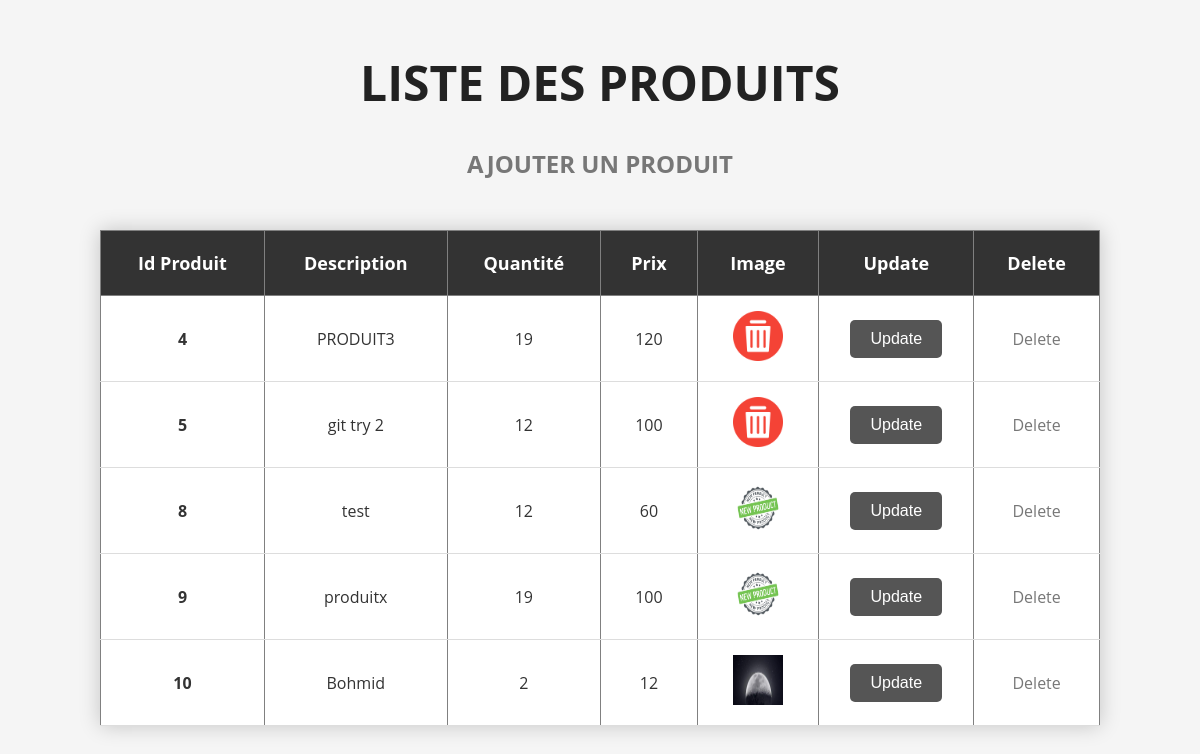
Screenshot of /gestion_produits/view/listProduit.php with the database file from the repository.
### tables this page shows
CREATE TABLE `produits` (
  `IdProd` int(11) NOT NULL,
  `Description` varchar(50) NOT NULL,
  `Quantite` int(11) NOT NULL,
  `Prix` float NOT NULL,
  `image` varchar(255) NOT NULL
);

### gestion_produits/controller/ProduitP.php (called while the page is built, shortened)
<?php
class ProduitC
{
    public function getImageByIdProduit($id_prod) {
        $sql = "SELECT image FROM produits WHERE IdProd = :IdProd";
        $db = config::getConnexion();
        try {
            $query = $db->prepare($sql);
            $query->bindParam(':IdProd', $id_prod);
            $query->execute();
            $result = $query->fetch(PDO::FETCH_ASSOC);
            return $result['image'];
        } catch (PDOException $e) {
            echo 'Error: ' . $e->getMessage();
        }
    }
    function listProduits()
    {
        $sql = "SELECT * FROM produits";
        $db = config::getConnexion();
        try {
            $query = $db->query($sql);
            $produits = $query->fetchAll(PDO::FETCH_ASSOC);
            return $produits;
        } catch (Exception $e) {
            echo 'Error: ' . $e->getMessage();
        }
    }
}

### gestion_produits/view/listProduit.php (the view, shortened to what this page needs)
<?php
include '../Controller/ProduitP.php';
$produitC = new ProduitC();
$list = $produitC->listProduits();
?>
<!DOCTYPE html>
<html>
<head>
    <link rel="stylesheet" type="text/css" href="stylev.css">
</head>
<body>
    <center>
        <h1>Liste Des Produits</h1>
        <h2>
            <a href="addProduit.php">Ajouter un produit</a>
        </h2>
    </center>
    <table border="1" align="center" width="70%">
        <tr>
            <th>Id Produit</th>
            <th>Description</th>
            <th>Quantité</th>
            <th>Prix</th>
            <th>Image</th>
            <th>Update</th>
            <th>Delete</th>
        </tr>
        <?php
        foreach ($list as $produit) {
        ?>
            <tr>
                <td><?= $produit['IdProd']; ?></td>
                <td><?= $produit['Description']; ?></td>
                <td><?= $produit['Quantite']; ?></td>
                <td><?= $produit['Prix']; ?></td>
                <td align="center">
                    <?php
                    $nomImage = $produitC->getImageByIdProduit($produit['IdProd']);
                    $myArray = explode('/', $nomImage);
                    $name = $myArray[sizeof($myArray)-1];
                    if (!empty($nomImage)) {
                        $cheminImage = "http://localhost/gestion_produits/view/image_bdd/" . $name;
                        ?>
                        <img src="<?php echo $cheminImage; ?>" alt="Image du produit" style="width: 50px; height: 50px;">
                        <?php
                    } else {
                        echo "Aucune image disponible";
                    }
                    ?>
                </td>
                <td align="center">
                    <form method="POST" action="updateProduit.php">
                        <input type="submit" name="update" value="Update">
                    </form>
                </td>
                <td>
                    <a href="deleteProduit.php?IdProd=<?php echo $produit['IdProd']; ?>">Delete</a>
                </td>
            </tr>
        <?php
        }
        ?>
    </table>
</body>
</html>

### gestion_produits/view/stylev.css (style rules this page uses)
body { font-family: 'Open Sans', sans-serif; background-color: #f5f5f5; color: #333; }
h1 { text-align: center; margin-top: 50px; font-size: 48px; font-weight: bold; color: #222; text-transform: uppercase; }
h2 { text-align: center; margin-bottom: 50px; font-size: 24px; font-weight: bold; color: #777; text-transform: uppercase; }
table { border-collapse: collapse; margin: 0 auto; width: 90%; max-width: 1000px; background-color: #fff; box-shadow: 0px 0px 20px rgba(0, 0, 0, 0.2); }
th { background-color: #333; color: #fff; text-align: center; font-size: 18px; font-weight: bold; padding: 20px; }
td { text-align: center; font-size: 16px; padding: 15px; border-bottom: 1px solid #ddd; }
td:first-child { font-weight: bold; }
td:last-child { padding: 0; }
form { display: inline-block; }
input[type="submit"] { background-color: #555; border: none; color: #fff; padding: 10px 20px; border-radius: 5px; font-size: 16px; cursor: pointer; transition: all 0.2s ease-in-out; }
a { color: #777; text-decoration: none; transition: all 0.2s ease-in-out; }

### rows the page displays
produits: IdProd "4", Description "PRODUIT3", Quantite "19", Prix "120", IdProd+image (picture)
produits: IdProd "5", Description "git try 2", Quantite "12", Prix "100", IdProd+image (picture)
produits: IdProd "8", Description "test", Quantite "12", Prix "60", IdProd+image (picture)
produits: IdProd "9", Description "produitx", Quantite "19", Prix "100", IdProd+image (picture)
produits: IdProd "10", Description "Bohmid", Quantite "2", Prix "12", IdProd+image (picture)
